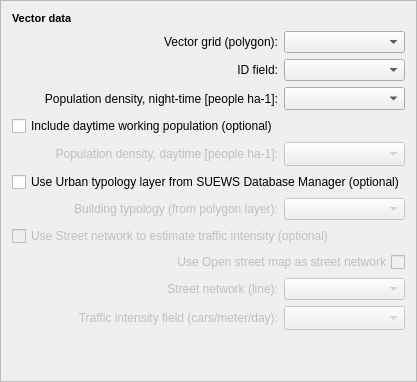
    <widget class="QFrame" name="frame_6">
     <property name="frameShape">
      <enum>QFrame::StyledPanel</enum>
     </property>
     <property name="frameShadow">
      <enum>QFrame::Raised</enum>
     </property>
     <layout class="QGridLayout" name="gridLayout_5">
      <item row="3" column="0">
       <widget class="QLabel" name="label_5">
        <property name="font">
         <font>
          <kerning>true</kerning>
         </font>
        </property>
        <property name="text">
         <string>ID field:</string>
        </property>
        <property name="alignment">
         <set>Qt::AlignRight|Qt::AlignTrailing|Qt::AlignVCenter</set>
        </property>
       </widget>
      </item>
      <item row="2" column="1">
       <widget class="QgsMapLayerComboBox" name="layerComboManagerPolygrid">
        <property name="maximumSize">
         <size>
          <width>16777215</width>
          <height>22</height>
         </size>
        </property>
       </widget>
      </item>
      <item row="12" column="0">
       <widget class="QLabel" name="label_29">
        <property name="enabled">
         <bool>false</bool>
        </property>
        <property name="font">
         <font>
          <kerning>true</kerning>
         </font>
        </property>
        <property name="text">
         <string>Street network (line):</string>
        </property>
        <property name="alignment">
         <set>Qt::AlignRight|Qt::AlignTrailing|Qt::AlignVCenter</set>
        </property>
       </widget>
      </item>
      <item row="9" column="1">
       <widget class="QgsMapLayerComboBox" name="layerComboManagerPolygridTypo">
        <property name="enabled">
         <bool>false</bool>
        </property>
        <property name="maximumSize">
         <size>
          <width>16777215</width>
          <height>22</height>
         </size>
        </property>
       </widget>
      </item>
      <item row="16" column="0">
       <spacer name="verticalSpacer_12">
        <property name="orientation">
         <enum>Qt::Vertical</enum>
        </property>
        <property name="sizeHint" stdset="0">
         <size>
          <width>20</width>
          <height>40</height>
         </size>
        </property>
       </spacer>
      </item>
      <item row="11" column="0" colspan="2">
       <widget class="QCheckBox" name="checkBoxOSM">
        <property name="enabled">
         <bool>false</bool>
        </property>
        <property name="layoutDirection">
         <enum>Qt::RightToLeft</enum>
        </property>
        <property name="text">
         <string>Use Open street map as street network</string>
        </property>
        <property name="checked">
         <bool>false</bool>
        </property>
       </widget>
      </item>
      <item row="4" column="0">
       <widget class="QLabel" name="label_27">
        <property name="text">
         <string>Population density, night-time [people ha-1]:</string>
        </property>
        <property name="alignment">
         <set>Qt::AlignRight|Qt::AlignTrailing|Qt::AlignVCenter</set>
        </property>
        <property name="buddy">
         <cstring></cstring>
        </property>
       </widget>
      </item>
      <item row="2" column="0">
       <widget class="QLabel" name="label">
        <property name="text">
         <string>Vector grid (polygon):</string>
        </property>
        <property name="alignment">
         <set>Qt::AlignRight|Qt::AlignTrailing|Qt::AlignVCenter</set>
        </property>
       </widget>
      </item>
      <item row="10" column="0" colspan="2">
       <widget class="QCheckBox" name="checkBoxTraffic">
        <property name="enabled">
         <bool>false</bool>
        </property>
        <property name="text">
         <string>Use Street network to estimate traffic intensity (optional)</string>
        </property>
        <property name="checked">
         <bool>false</bool>
        </property>
       </widget>
      </item>
      <item row="13" column="1">
       <widget class="QgsFieldComboBox" name="layerComboManagerTrafficField">
        <property name="enabled">
         <bool>false</bool>
        </property>
        <property name="sizeAdjustPolicy">
         <enum>QComboBox::AdjustToMinimumContentsLengthWithIcon</enum>
        </property>
       </widget>
      </item>
      <item row="12" column="1">
       <widget class="QgsMapLayerComboBox" name="layerComboManagerTraffic">
        <property name="enabled">
         <bool>false</bool>
        </property>
        <property name="maximumSize">
         <size>
          <width>16777215</width>
          <height>22</height>
         </size>
        </property>
       </widget>
      </item>
      <item row="9" column="0">
       <widget class="QLabel" name="label_21">
        <property name="enabled">
         <bool>false</bool>
        </property>
        <property name="font">
         <font>
          <kerning>true</kerning>
         </font>
        </property>
        <property name="text">
         <string>Building typology (from polygon layer):</string>
        </property>
        <property name="alignment">
         <set>Qt::AlignRight|Qt::AlignTrailing|Qt::AlignVCenter</set>
        </property>
       </widget>
      </item>
      <item row="6" column="0">
       <widget class="QLabel" name="pop_density_day_label">
        <property name="enabled">
         <bool>false</bool>
        </property>
        <property name="text">
         <string>Population density, daytime [people ha-1]:</string>
        </property>
        <property name="alignment">
         <set>Qt::AlignRight|Qt::AlignTrailing|Qt::AlignVCenter</set>
        </property>
        <property name="buddy">
         <cstring></cstring>
        </property>
       </widget>
      </item>
      <item row="6" column="1">
       <widget class="QgsFieldComboBox" name="pop_density_day">
        <property name="enabled">
         <bool>false</bool>
        </property>
        <property name="sizeAdjustPolicy">
         <enum>QComboBox::AdjustToMinimumContentsLengthWithIcon</enum>
        </property>
       </widget>
      </item>
      <item row="5" column="0">
       <widget class="QCheckBox" name="checkBox_day">
        <property name="text">
         <string>Include daytime working population (optional)</string>
        </property>
       </widget>
      </item>
      <item row="7" column="0" colspan="2">
       <widget class="QCheckBox" name="checkBoxTypology">
        <property name="text">
         <string>Use Urban typology layer from SUEWS Database Manager (optional)</string>
        </property>
        <property name="checked">
         <bool>false</bool>
        </property>
       </widget>
      </item>
      <item row="13" column="0">
       <widget class="QLabel" name="label_30">
        <property name="enabled">
         <bool>false</bool>
        </property>
        <property name="font">
         <font>
          <kerning>true</kerning>
         </font>
        </property>
        <property name="text">
         <string>Traffic intensity field (cars/meter/day):</string>
        </property>
        <property name="alignment">
         <set>Qt::AlignRight|Qt::AlignTrailing|Qt::AlignVCenter</set>
        </property>
       </widget>
      </item>
      <item row="4" column="1">
       <widget class="QgsFieldComboBox" name="pop_density">
        <property name="maximumSize">
         <size>
          <width>16777215</width>
          <height>23</height>
         </size>
        </property>
        <property name="sizeAdjustPolicy">
         <enum>QComboBox::AdjustToMinimumContentsLengthWithIcon</enum>
        </property>
       </widget>
      </item>
      <item row="0" column="0">
       <widget class="QLabel" name="label_17">
        <property name="text">
         <string>&lt;!DOCTYPE HTML PUBLIC &quot;-//W3C//DTD HTML 4.0//EN&quot; &quot;http://www.w3.org/TR/REC-html40/strict.dtd&quot;&gt;
&lt;html&gt;&lt;head&gt;&lt;meta name=&quot;qrichtext&quot; content=&quot;1&quot; /&gt;&lt;style type=&quot;text/css&quot;&gt;
p, li { white-space: pre-wrap; }
&lt;/style&gt;&lt;/head&gt;&lt;body style=&quot; font-family:'MS Shell Dlg 2'; font-size:7.8pt; font-weight:400; font-style:normal;&quot;&gt;
&lt;p style=&quot; margin-top:0px; margin-bottom:0px; margin-left:0px; margin-right:0px; -qt-block-indent:0; text-indent:0px;&quot;&gt;&lt;span style=&quot; font-size:8pt; font-weight:600;&quot;&gt;Vector data&lt;/span&gt;&lt;/p&gt;&lt;/body&gt;&lt;/html&gt;</string>
        </property>
       </widget>
      </item>
      <item row="3" column="1">
       <widget class="QgsFieldComboBox" name="layerComboManagerPolyField">
        <property name="maximumSize">
         <size>
          <width>16777215</width>
          <height>22</height>
         </size>
        </property>
        <property name="sizeAdjustPolicy">
         <enum>QComboBox::AdjustToMinimumContentsLengthWithIcon</enum>
        </property>
       </widget>
      </item>
     </layout>
    </widget>
